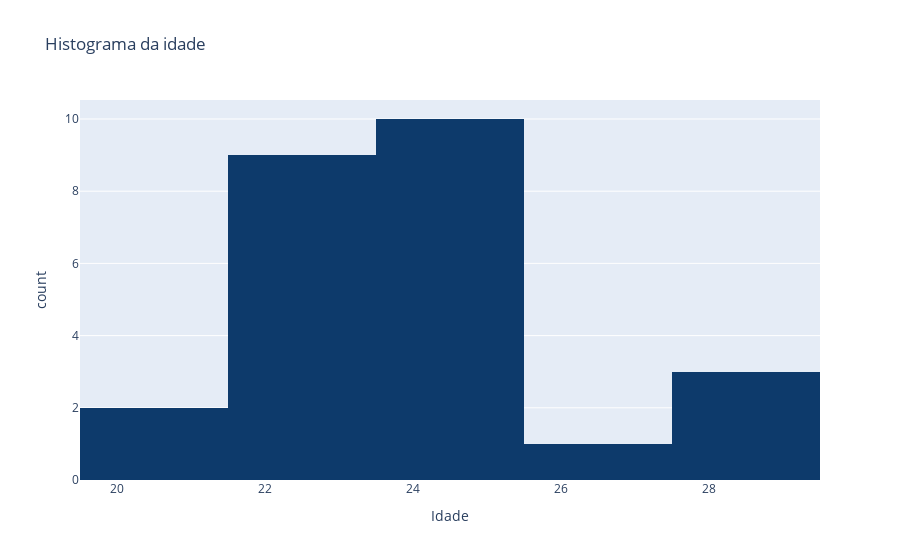

This figure's notebook cell:
### Code cell
px.histogram(df,
             x="age",
             title='Histograma da idade',
             labels={'age':'Idade'},
             color_discrete_sequence=main_palette)

### Figure 1 — Plotly figure (JSON) as saved in the notebook; plotly's stock layout.template omitted (floating-point values rounded to 4 significant figures)
{"data": [{"alignmentgroup": "True", "bingroup": "x", "hovertemplate": "Idade=%{x}<br>count=%{y}<extra></extra>", "legendgroup": "", "marker": {"color": "#0D3A6B"}, "name": "", "offsetgroup": "", "orientation": "v", "showlegend": false, "type": "histogram", "x": [23, 24, 21, 24, 26, 28, 24, 23, 23, 29, 21, 24, 24, 24, 22, 22, 29, 25, 24, 22, 22, 24, 22, 23, 24], "xaxis": "x", "yaxis": "y"}], "layout": {"barmode": "relative", "legend": {"tracegroupgap": 0}, "title": {"text": "Histograma da idade"}, "xaxis": {"anchor": "y", "domain": [0, 1], "title": {"text": "Idade"}}, "yaxis": {"anchor": "x", "domain": [0, 1], "title": {"text": "count"}}}}
